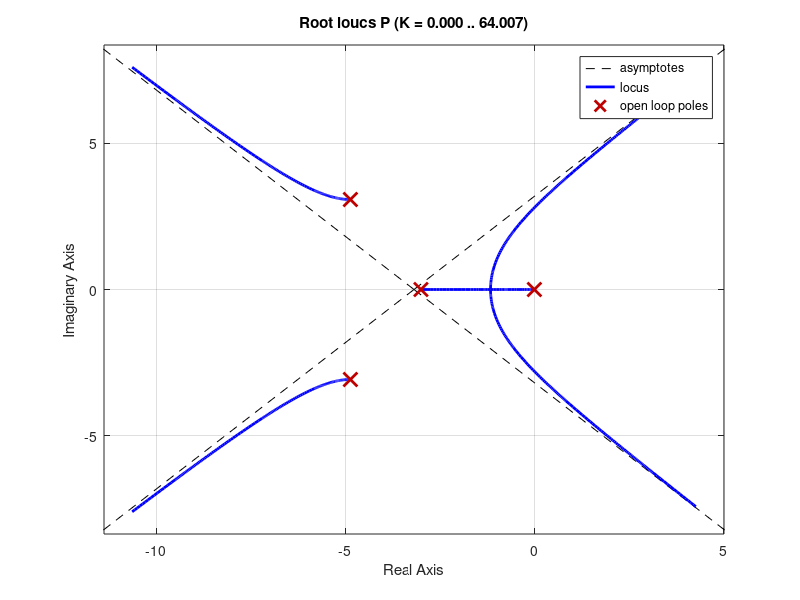

Source code (MATLAB): (Note: this script raises an error after producing the figure.)
close all; clear;
k1 = 11.4345;
g = 9.807;
k2 = 100 * pi/180 * g;
k = k1 * k2;
p1 = -3;
p2 = -4.8680 + 3.0753i;

P = zpk([], [0 p1 p2 conj(p2)], k);

figure;
rlocus(P); %Vemos que k < 2.17

Ts = 0.02;
pade = zpk([4/Ts], [-4/Ts], -1);

opt = bodeoptions;

opt.PhaseMatching = 'On';
opt.PhaseMatchingValue = -90;
opt.PhaseMatchingFreq = 0.1;

figure;
bode(1 * P * pade, opt); 
grid on;

kp = 0.7; %Probar valores entre 0.3 y 0.7

C = kp;
Cd = c2d(C, 'tustin', Ts);
L = minreal(P * C);
T = minreal(L/(1 + L));

figure;
step(T); grid on;

sys_ss = ss(P);
[Ass, Bss, Css, Dss] = ssdata(sys_ss);

pos0 = 5/Css(1);
x0 = [pos0 0 0 0];
